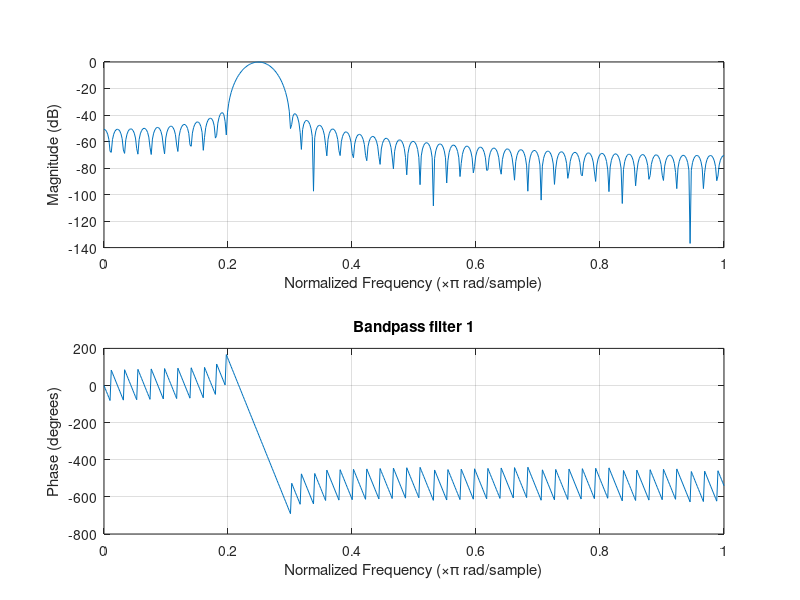
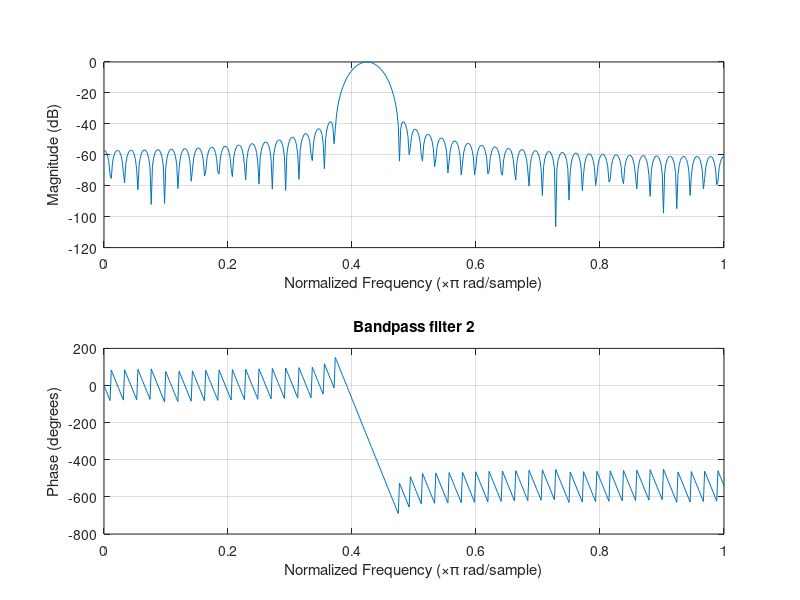
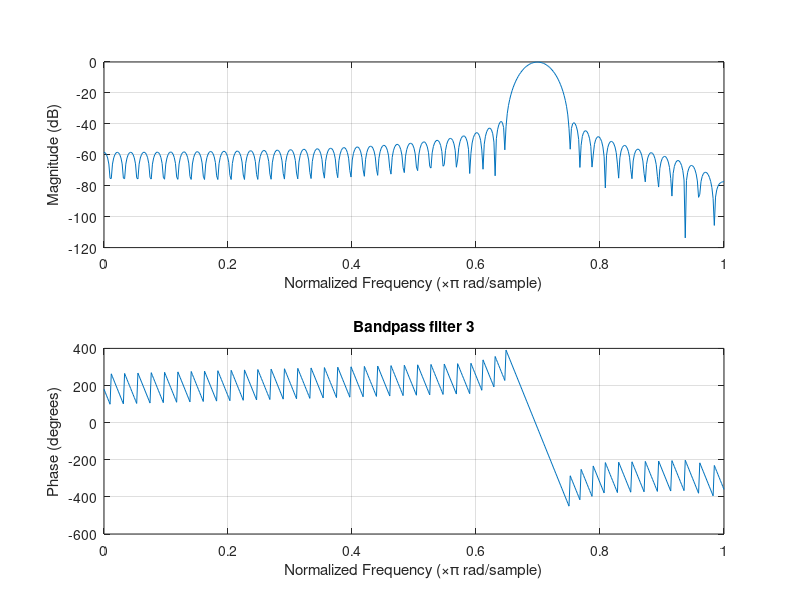
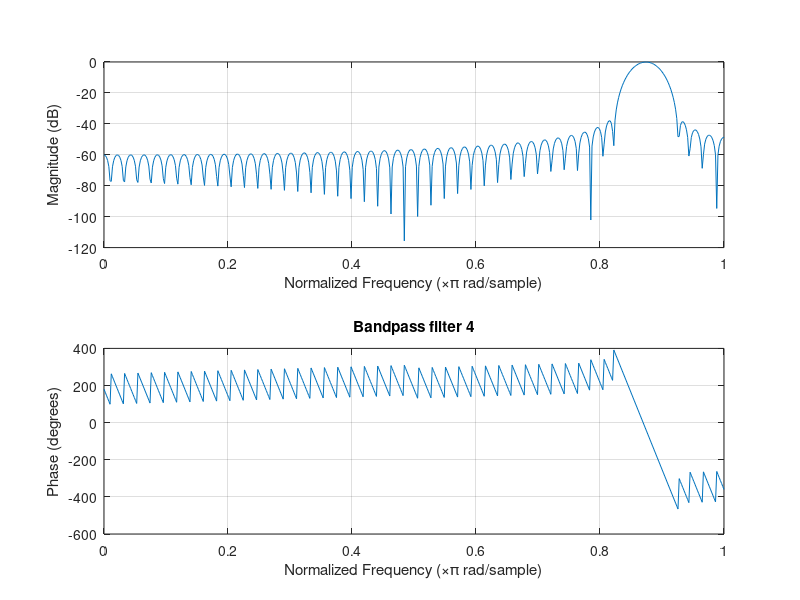

Write the MATLAB code that produced these figures, in order. (Note: this script raises an error after producing the figures.)
%% DSP project SEM 1 2018-19 - DTMF generation and decoding.
%Done by:
% Harsha P Dixit    2015B4A30583G
% Siddharth K V     2015B4A30434G
% Satyam Bhardwaj  2015B4A30597G

%Genertion of DTMF happens in function file dtmfgen.m
%%Digits and corresponding frequency pairs:

%     1  1000.00     2  1000.00    3   1700.00     4    1700.00
%        2800.00        3500.00        2800.00          3500.00

%Filters were created using kaiser window method as we got the least order 
%using it.
%% Filter 1 : Bandpass filter.
%Passband freq: 995 Hz, 1005 Hz. 
%Stopband freq: 800 Hz, 1200 Hz
fsamp = 8000;
fcuts = [800 995 1005 1200];
mags = [0 1 0];
devs = [0.03 0.01 0.03];
t = 0:1/fsamp:2;
[n,Wn,beta,ftype] = kaiserord(fcuts,mags,devs,fsamp);
n
n = n + rem(n,2);
filt1 = fir1(n,Wn,ftype,kaiser(n+1,beta),'noscale');

figure(1)
freqz(filt1)
title('Bandpass filter 1')
saveas(figure(1), 'filter1.png')
%% Filter 2 : Bandpass filter.
%Passband freq: 1695 Hz, 1705 Hz. 
%Stopband freq: 1500 Hz, 1900 Hz
fcuts2 = [1500  1695 1705 1900];
mags2 = [0 1 0];
devs2 = [0.03 0.01 0.03]; 
[n2,Wn2,beta2,ftype2] = kaiserord(fcuts2,mags2,devs2,fsamp);
n2
n2 = n2 + rem(n2,2);
filt2 = fir1(n2,Wn2,ftype2,kaiser(n2+1,beta2),'noscale');

figure(2)
freqz(filt2)
title('Bandpass filter 2')
saveas(figure(2), 'filter2.png')
%% Filter 3 : Bandpass filter.
%Passband freq: 2695 Hz, 2805 Hz. 
%Stopband freq: 2600 Hz, 3000 Hz
fcuts3 = [2600 2795 2805 3000];
mags3 = [0 1 0];
devs3 = [0.03 0.01 0.03];
[n3,Wn3,beta3,ftype3] = kaiserord(fcuts3,mags3,devs3,fsamp);
n3 = n3 + rem(n3,2);
filt3 = fir1(n3,Wn3,ftype3,kaiser(n3+1,beta3),'noscale');

figure(3)
freqz(filt3)
title('Bandpass filter 3')
saveas(figure(3), 'filter3.png')
%% Filter 4 : Bandpass filter.
%Passband freq: 3495 Hz, 3505 Hz. 
%Stopband freq: 3300 Hz, 3700 Hz
fcuts4 = [3300 3495 3505 3700];
mags4 = [0 1 0];
devs4 = [0.03 0.01 0.03];
[n4,Wn4,beta4,ftype4] = kaiserord(fcuts4,mags4,devs4,fsamp);
n4 = n4 + rem(n4,2);
filt4 = fir1(n4,Wn4,ftype4,kaiser(n4+1,beta4),'noscale');

figure(4)
freqz(filt4)
title('Bandpass filter 4')
saveas(figure(4), 'filter4.png')
%% Input and descision making. 
%Input digits:
%plot(f,20*log(abs(H))) %Input multiple digits
bits = input('Enter phone number in [1 2 3 4 ...] format: ');
digits = [];
for i = 1:size(bits,2)
    input_signal = dtmfgen(bits(i)); % Returns generated dtmf signal
    output1 = conv(input_signal, filt1); %Passing through filter 1
    output2 = conv(input_signal, filt2);
    output3 = conv(input_signal, filt3);
    output4 = conv(input_signal, filt4);

    d_out1=fft(output1);
    y_out1 = (fftshift(d_out1));
    %F = -100000:100:100000;
    Fs = 8000;
    dF_out = Fs/size(output1,2);                      % hertz
    f_out = -Fs/2:dF_out:Fs/2-dF_out;
    [temp_y1 temp_x] = max(20*log(abs(y_out1)/size(output1,2)));
    freq_1 = abs(f_out(temp_x)); %Returns frequency with minimum 
    %attenuation in output1. Also temp_y1 returns its attenuation.

    d_out2 = fft(output2);
    y_out2 = (fftshift(d_out2));
    dF_out2 = Fs/size(output2,2);                      % hertz
    f_out2 = -Fs/2:dF_out2:Fs/2-dF_out2;
    [temp_y2 temp_x2] = max(20*log(abs(y_out2)/size(output2,2)));
    freq_2 = abs(f_out2(temp_x2)); %Returns frequency with minimum 
    %attenuation in output2. Also temp_y2 returns its attenuation.


    d_out3=fft(output3);
    y_out3 = (fftshift(d_out3));
    dF_out3 = Fs/size(output3,2);                      % hertz
    f_out3 = -Fs/2:dF_out3:Fs/2-dF_out3;
    [temp_y3 temp_x3] = max(20*log(abs(y_out3)/size(output3,2)));
    freq_3 = abs(f_out3(temp_x3));  %Returns frequency with minimum 
    %attenuation in output3. Also temp_y3 returns its attenuation.



    d_out4=fft(output4);
    y_out4 = (fftshift(d_out4));
    dF_out4 = Fs/size(output4,2);                      % hertz
    f_out4 = -Fs/2:dF_out4:Fs/2-dF_out4;
    [temp_y4 temp_x4] = max(20*log(abs(y_out4)/size(output4,2)));
    freq_4 = abs(f_out4(temp_x4));  %Returns frequency with minimum 
    %attenuation in output4. Also temp_y4 returns its attenuation.


    %Descision making : To decide the frequency components based on
    %attenuation values. 30dB attenuation chosen based on frequency
    %spectrum of dtmf signals.
    %Check for digit 1 - Outputs of filter 1 and 3.
    if((temp_y1 > -30) & (temp_y3 > -30))
        digits = [digits,1];
    end
    %Check for digit 2 - Outputs of filter 1 and 4.
    if((temp_y1 > -30) & (temp_y4 > -30))
        digits = [digits,2];
    end    
    %Check for digit 3 - Outputs of Filter 2 and 3.
    if((temp_y2 > -30) & (temp_y3 > -30))
        digits = [digits,3];
    end 
    %Check for digit 4 - Outputs of Filter 2 and 4.
    if((temp_y2 > -30) & (temp_y4 > -30))
        digits = [digits,4];
    end 
end
disp('Digits dialled: ')
disp(digits);

%% To play DTMF tones of digits dialled
output = dtmfgen(bits);
soundsc(output);